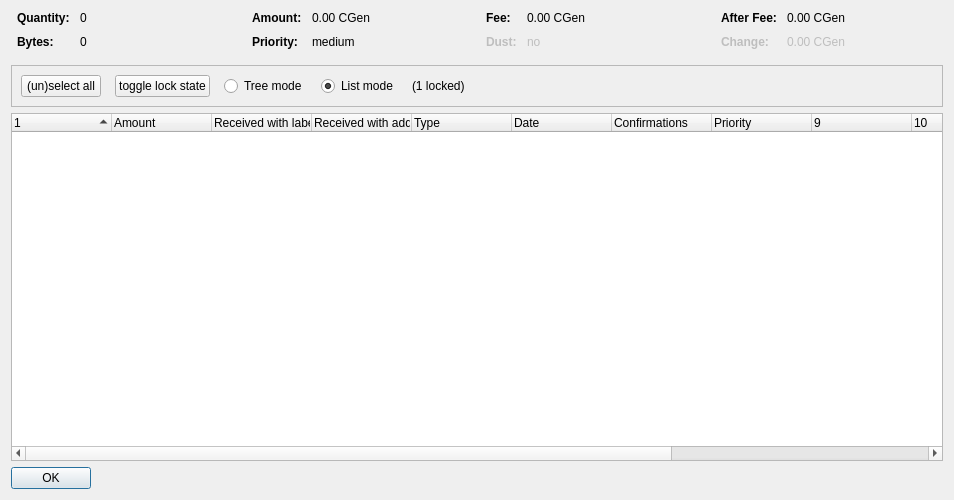
<?xml version="1.0" encoding="UTF-8"?>
<ui version="4.0">
 <class>CoinControlDialog</class>
 <widget class="QDialog" name="CoinControlDialog">
  <property name="geometry">
   <rect>
    <x>0</x>
    <y>0</y>
    <width>954</width>
    <height>500</height>
   </rect>
  </property>
  <property name="windowTitle">
   <string>Coin Selection</string>
  </property>
  <layout class="QVBoxLayout" name="verticalLayout">
   <item>
    <layout class="QHBoxLayout" name="horizontalLayoutTop" stretch="0,0,0,0">
     <property name="topMargin">
      <number>0</number>
     </property>
     <property name="bottomMargin">
      <number>10</number>
     </property>
     <item>
      <layout class="QFormLayout" name="formLayoutCoinControl1">
       <property name="horizontalSpacing">
        <number>10</number>
       </property>
       <property name="verticalSpacing">
        <number>10</number>
       </property>
       <property name="leftMargin">
        <number>6</number>
       </property>
       <property name="rightMargin">
        <number>6</number>
       </property>
       <item row="0" column="0">
        <widget class="QLabel" name="labelCoinControlQuantityText">
         <property name="font">
          <font>
           <weight>75</weight>
           <bold>true</bold>
          </font>
         </property>
         <property name="text">
          <string>Quantity:</string>
         </property>
        </widget>
       </item>
       <item row="0" column="1">
        <widget class="QLabel" name="labelCoinControlQuantity">
         <property name="cursor">
          <cursorShape>IBeamCursor</cursorShape>
         </property>
         <property name="contextMenuPolicy">
          <enum>Qt::ActionsContextMenu</enum>
         </property>
         <property name="text">
          <string notr="true">0</string>
         </property>
         <property name="textInteractionFlags">
          <set>Qt::LinksAccessibleByMouse|Qt::TextSelectableByKeyboard|Qt::TextSelectableByMouse</set>
         </property>
        </widget>
       </item>
       <item row="1" column="0">
        <widget class="QLabel" name="labelCoinControlBytesText">
         <property name="font">
          <font>
           <weight>75</weight>
           <bold>true</bold>
          </font>
         </property>
         <property name="text">
          <string>Bytes:</string>
         </property>
        </widget>
       </item>
       <item row="1" column="1">
        <widget class="QLabel" name="labelCoinControlBytes">
         <property name="cursor">
          <cursorShape>IBeamCursor</cursorShape>
         </property>
         <property name="contextMenuPolicy">
          <enum>Qt::ActionsContextMenu</enum>
         </property>
         <property name="text">
          <string notr="true">0</string>
         </property>
         <property name="textInteractionFlags">
          <set>Qt::LinksAccessibleByMouse|Qt::TextSelectableByKeyboard|Qt::TextSelectableByMouse</set>
         </property>
        </widget>
       </item>
      </layout>
     </item>
     <item>
      <layout class="QFormLayout" name="formLayoutCoinControl2">
       <property name="horizontalSpacing">
        <number>10</number>
       </property>
       <property name="verticalSpacing">
        <number>10</number>
       </property>
       <property name="leftMargin">
        <number>6</number>
       </property>
       <property name="rightMargin">
        <number>6</number>
       </property>
       <item row="0" column="0">
        <widget class="QLabel" name="labelCoinControlAmountText">
         <property name="font">
          <font>
           <weight>75</weight>
           <bold>true</bold>
          </font>
         </property>
         <property name="text">
          <string>Amount:</string>
         </property>
        </widget>
       </item>
       <item row="0" column="1">
        <widget class="QLabel" name="labelCoinControlAmount">
         <property name="cursor">
          <cursorShape>IBeamCursor</cursorShape>
         </property>
         <property name="contextMenuPolicy">
          <enum>Qt::ActionsContextMenu</enum>
         </property>
         <property name="text">
          <string notr="true">0.00 CGen</string>
         </property>
         <property name="textInteractionFlags">
          <set>Qt::LinksAccessibleByMouse|Qt::TextSelectableByKeyboard|Qt::TextSelectableByMouse</set>
         </property>
        </widget>
       </item>
       <item row="1" column="0">
        <widget class="QLabel" name="labelCoinControlPriorityText">
         <property name="font">
          <font>
           <weight>75</weight>
           <bold>true</bold>
          </font>
         </property>
         <property name="text">
          <string>Priority:</string>
         </property>
        </widget>
       </item>
       <item row="1" column="1">
        <widget class="QLabel" name="labelCoinControlPriority">
         <property name="cursor">
          <cursorShape>IBeamCursor</cursorShape>
         </property>
         <property name="contextMenuPolicy">
          <enum>Qt::ActionsContextMenu</enum>
         </property>
         <property name="text">
          <string>medium</string>
         </property>
         <property name="textInteractionFlags">
          <set>Qt::LinksAccessibleByMouse|Qt::TextSelectableByKeyboard|Qt::TextSelectableByMouse</set>
         </property>
        </widget>
       </item>
      </layout>
     </item>
     <item>
      <layout class="QFormLayout" name="formLayoutCoinControl3">
       <property name="horizontalSpacing">
        <number>10</number>
       </property>
       <property name="verticalSpacing">
        <number>10</number>
       </property>
       <property name="leftMargin">
        <number>6</number>
       </property>
       <property name="rightMargin">
        <number>6</number>
       </property>
       <item row="0" column="0">
        <widget class="QLabel" name="labelCoinControlFeeText">
         <property name="font">
          <font>
           <weight>75</weight>
           <bold>true</bold>
          </font>
         </property>
         <property name="text">
          <string>Fee:</string>
         </property>
        </widget>
       </item>
       <item row="0" column="1">
        <widget class="QLabel" name="labelCoinControlFee">
         <property name="cursor">
          <cursorShape>IBeamCursor</cursorShape>
         </property>
         <property name="contextMenuPolicy">
          <enum>Qt::ActionsContextMenu</enum>
         </property>
         <property name="text">
          <string notr="true">0.00 CGen</string>
         </property>
         <property name="textInteractionFlags">
          <set>Qt::LinksAccessibleByMouse|Qt::TextSelectableByKeyboard|Qt::TextSelectableByMouse</set>
         </property>
        </widget>
       </item>
       <item row="1" column="0">
        <widget class="QLabel" name="labelCoinControlLowOutputText">
         <property name="enabled">
          <bool>false</bool>
         </property>
         <property name="font">
          <font>
           <weight>75</weight>
           <bold>true</bold>
          </font>
         </property>
         <property name="text">
          <string>Dust:</string>
         </property>
        </widget>
       </item>
       <item row="1" column="1">
        <widget class="QLabel" name="labelCoinControlLowOutput">
         <property name="enabled">
          <bool>false</bool>
         </property>
         <property name="cursor">
          <cursorShape>IBeamCursor</cursorShape>
         </property>
         <property name="contextMenuPolicy">
          <enum>Qt::ActionsContextMenu</enum>
         </property>
         <property name="text">
          <string>no</string>
         </property>
         <property name="textInteractionFlags">
          <set>Qt::LinksAccessibleByMouse|Qt::TextSelectableByKeyboard|Qt::TextSelectableByMouse</set>
         </property>
        </widget>
       </item>
      </layout>
     </item>
     <item>
      <layout class="QFormLayout" name="formLayoutCoinControl4">
       <property name="horizontalSpacing">
        <number>10</number>
       </property>
       <property name="verticalSpacing">
        <number>10</number>
       </property>
       <property name="leftMargin">
        <number>6</number>
       </property>
       <property name="rightMargin">
        <number>6</number>
       </property>
       <item row="0" column="0">
        <widget class="QLabel" name="labelCoinControlAfterFeeText">
         <property name="font">
          <font>
           <weight>75</weight>
           <bold>true</bold>
          </font>
         </property>
         <property name="text">
          <string>After Fee:</string>
         </property>
        </widget>
       </item>
       <item row="0" column="1">
        <widget class="QLabel" name="labelCoinControlAfterFee">
         <property name="cursor">
          <cursorShape>IBeamCursor</cursorShape>
         </property>
         <property name="contextMenuPolicy">
          <enum>Qt::ActionsContextMenu</enum>
         </property>
         <property name="text">
          <string notr="true">0.00 CGen</string>
         </property>
         <property name="textInteractionFlags">
          <set>Qt::LinksAccessibleByMouse|Qt::TextSelectableByKeyboard|Qt::TextSelectableByMouse</set>
         </property>
        </widget>
       </item>
       <item row="1" column="0">
        <widget class="QLabel" name="labelCoinControlChangeText">
         <property name="enabled">
          <bool>false</bool>
         </property>
         <property name="font">
          <font>
           <weight>75</weight>
           <bold>true</bold>
          </font>
         </property>
         <property name="text">
          <string>Change:</string>
         </property>
        </widget>
       </item>
       <item row="1" column="1">
        <widget class="QLabel" name="labelCoinControlChange">
         <property name="enabled">
          <bool>false</bool>
         </property>
         <property name="cursor">
          <cursorShape>IBeamCursor</cursorShape>
         </property>
         <property name="contextMenuPolicy">
          <enum>Qt::ActionsContextMenu</enum>
         </property>
         <property name="text">
          <string notr="true">0.00 CGen</string>
         </property>
         <property name="textInteractionFlags">
          <set>Qt::LinksAccessibleByMouse|Qt::TextSelectableByKeyboard|Qt::TextSelectableByMouse</set>
         </property>
        </widget>
       </item>
      </layout>
     </item>
    </layout>
   </item>
   <item>
    <widget class="QFrame" name="frame">
     <property name="minimumSize">
      <size>
       <width>0</width>
       <height>40</height>
      </size>
     </property>
     <property name="frameShape">
      <enum>QFrame::StyledPanel</enum>
     </property>
     <property name="frameShadow">
      <enum>QFrame::Sunken</enum>
     </property>
     <layout class="QHBoxLayout" name="horizontalLayout">
      <item>
       <layout class="QHBoxLayout" name="horizontalLayoutPanel" stretch="0,0,0,0,0,0">
        <property name="spacing">
         <number>14</number>
        </property>
        <item>
         <widget class="QPushButton" name="pushButtonSelectAll">
          <property name="sizePolicy">
           <sizepolicy hsizetype="Maximum" vsizetype="Fixed">
            <horstretch>0</horstretch>
            <verstretch>0</verstretch>
           </sizepolicy>
          </property>
          <property name="text">
           <string>(un)select all</string>
          </property>
          <property name="autoDefault">
           <bool>false</bool>
          </property>
         </widget>
        </item>
        <item>
         <widget class="QPushButton" name="pushButtonToggleLock">
          <property name="sizePolicy">
           <sizepolicy hsizetype="Maximum" vsizetype="Fixed">
            <horstretch>0</horstretch>
            <verstretch>0</verstretch>
           </sizepolicy>
          </property>
          <property name="text">
           <string>toggle lock state</string>
          </property>
          <property name="autoDefault">
           <bool>false</bool>
          </property>
         </widget>
        </item>
        <item>
         <widget class="QRadioButton" name="radioTreeMode">
          <property name="sizePolicy">
           <sizepolicy hsizetype="Maximum" vsizetype="Fixed">
            <horstretch>0</horstretch>
            <verstretch>0</verstretch>
           </sizepolicy>
          </property>
          <property name="text">
           <string>Tree mode</string>
          </property>
         </widget>
        </item>
        <item>
         <widget class="QRadioButton" name="radioListMode">
          <property name="sizePolicy">
           <sizepolicy hsizetype="Maximum" vsizetype="Fixed">
            <horstretch>0</horstretch>
            <verstretch>0</verstretch>
           </sizepolicy>
          </property>
          <property name="text">
           <string>List mode</string>
          </property>
          <property name="checked">
           <bool>true</bool>
          </property>
         </widget>
        </item>
        <item>
         <widget class="QLabel" name="labelLocked">
          <property name="text">
           <string>(1 locked)</string>
          </property>
         </widget>
        </item>
        <item>
         <spacer name="horizontalSpacer">
          <property name="orientation">
           <enum>Qt::Horizontal</enum>
          </property>
          <property name="sizeHint" stdset="0">
           <size>
            <width>40</width>
            <height>20</height>
           </size>
          </property>
         </spacer>
        </item>
       </layout>
      </item>
     </layout>
    </widget>
   </item>
   <item>
    <widget class="CoinControlTreeWidget" name="treeWidget">
     <property name="contextMenuPolicy">
      <enum>Qt::CustomContextMenu</enum>
     </property>
     <property name="sortingEnabled">
      <bool>false</bool>
     </property>
     <property name="columnCount">
      <number>13</number>
     </property>
     <attribute name="headerShowSortIndicator" stdset="0">
      <bool>true</bool>
     </attribute>
     <attribute name="headerStretchLastSection">
      <bool>false</bool>
     </attribute>
     <column>
      <property name="text">
       <string/>
      </property>
     </column>
     <column>
      <property name="text">
       <string>Amount</string>
      </property>
     </column>
     <column>
      <property name="text">
       <string>Received with label</string>
      </property>
     </column>
     <column>
      <property name="text">
       <string>Received with address</string>
      </property>
     </column>
     <column>
      <property name="text">
	<string>Type</string>
      </property>
     </column>
     <column>
      <property name="text">
       <string>Date</string>
      </property>
     </column>
     <column>
      <property name="text">
       <string>Confirmations</string>
      </property>
      <property name="toolTip">
       <string>Confirmed</string>
      </property>
     </column>
     <column>
      <property name="text">
       <string>Priority</string>
      </property>
     </column>
     <column>
      <property name="text">
       <string/>
      </property>
     </column>
     <column>
      <property name="text">
       <string/>
      </property>
     </column>
     <column>
      <property name="text">
       <string/>
      </property>
     </column>
     <column>
      <property name="text">
       <string/>
      </property>
     </column>
     <column>
      <property name="text">
       <string/>
      </property>
     </column>
    </widget>
   </item>
   <item>
    <widget class="QDialogButtonBox" name="buttonBox">
     <property name="sizePolicy">
      <sizepolicy hsizetype="Maximum" vsizetype="Fixed">
       <horstretch>0</horstretch>
       <verstretch>0</verstretch>
      </sizepolicy>
     </property>
     <property name="orientation">
      <enum>Qt::Horizontal</enum>
     </property>
     <property name="standardButtons">
      <set>QDialogButtonBox::Ok</set>
     </property>
    </widget>
   </item>
  </layout>
 </widget>
 <customwidgets>
  <customwidget>
   <class>CoinControlTreeWidget</class>
   <extends>QTreeWidget</extends>
   <header>coincontroltreewidget.h</header>
  </customwidget>
 </customwidgets>
 <resources/>
 <connections/>
</ui>
